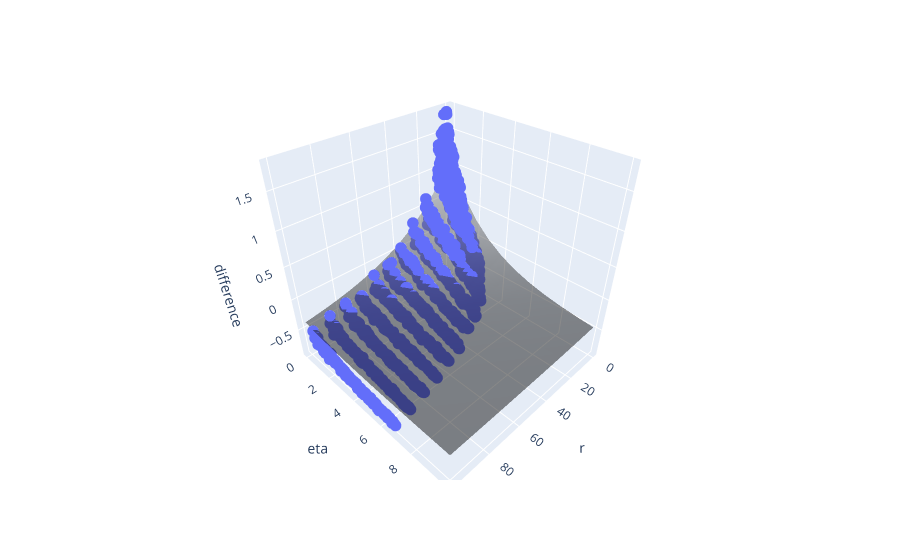

The notebook cell saved with this chart:
### Code cell
fig = px.scatter_3d(df, x='r', y='eta', z='difference')
fig.update_layout(scene=dict(aspectmode='cube'))

surface_trace = go.Surface(z=z_exp, x=x, y=y, showscale=False, opacity=0.5, colorscale='gray')
fig.update_traces(marker={'size': 4}) 

# Add the surface plot trace to the existing figure
fig.add_trace(surface_trace)
fig.show()

### Figure 1 — Plotly figure (JSON) as saved in the notebook; plotly's stock layout.template omitted (floating-point values rounded to 4 significant figures; data arrays with more than 128 entries replaced by an {"elided": "..."} marker saying what was removed)
{"data": [{"hovertemplate": "r=%{x}<br>eta=%{y}<br>difference=%{z}<extra></extra>", "legendgroup": "", "marker": {"color": "#636efa", "size": 4, "symbol": "circle"}, "mode": "markers", "name": "", "scene": "scene", "showlegend": false, "type": "scatter3d", "x": {"elided": "1800 int values"}, "y": {"elided": "1800 float values"}, "z": {"elided": "1800 float values"}}, {"colorscale": [[0, "rgb(0, 0, 0)"], [0.09091, "rgb(16, 16, 16)"], [0.1818, "rgb(38, 38, 38)"], [0.2727, "rgb(59, 59, 59)"], [0.3636, "rgb(81, 80, 80)"], [0.4545, "rgb(102, 101, 101)"], [0.5455, "rgb(124, 123, 122)"], [0.6364, "rgb(146, 146, 145)"], [0.7273, "rgb(171, 171, 170)"], [0.8182, "rgb(197, 197, 195)"], [0.9091, "rgb(224, 224, 223)"], [1, "rgb(254, 254, 253)"]], "opacity": 0.5, "showscale": false, "type": "surface", "x": {"elided": "11x101 int values"}, "y": {"elided": "11x101 int values"}, "z": {"elided": "11x101 float values"}}], "layout": {"legend": {"tracegroupgap": 0}, "margin": {"t": 60}, "scene": {"aspectmode": "cube", "domain": {"x": [0, 1], "y": [0, 1]}, "xaxis": {"title": {"text": "r"}}, "yaxis": {"title": {"text": "eta"}}, "zaxis": {"title": {"text": "difference"}}}}}
